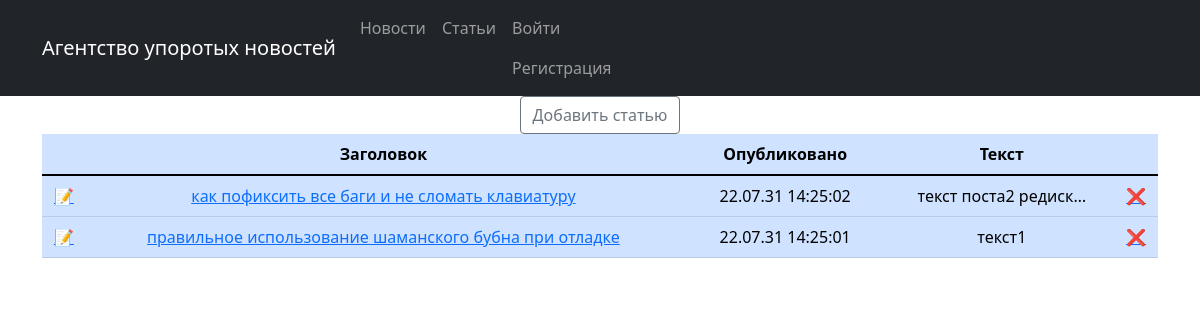
The app's page /articles/, older data.
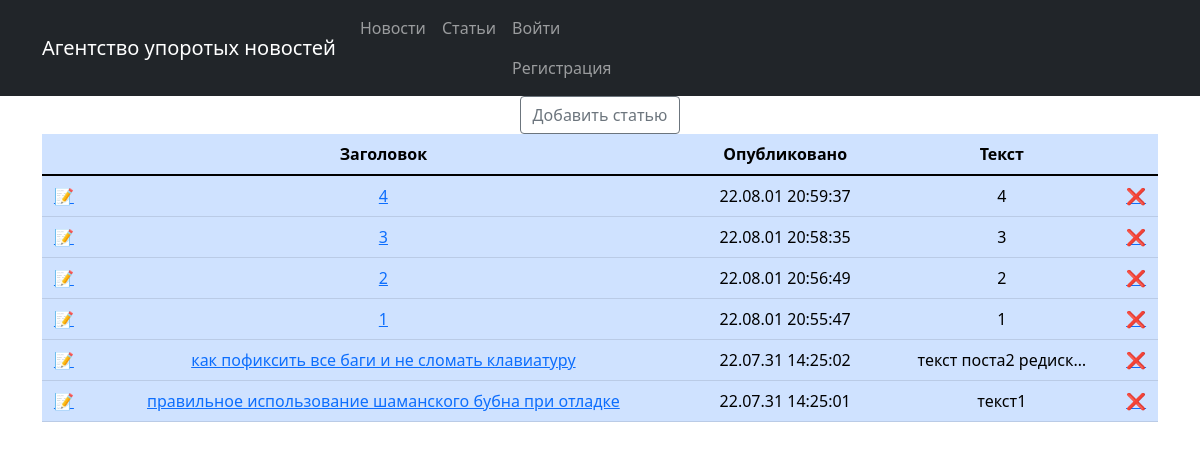
The same page, newer data.
### main/models.py (models this page shows, shortened)
class Post(models.Model):
    author = models.ForeignKey('Author', on_delete=models.CASCADE)
    title = models.CharField(max_length=255, default='')
    text = models.TextField(default='')
    rating = models.IntegerField(default=0)
    pType = models.CharField(max_length=1, choices=postType, default='A')
    cat = models.ManyToManyField(Category, through='PostCategory')
    created = models.DateTimeField(auto_now_add=True)

### main/views.py (the view)
# urls.py: path('articles/', PostList.as_view(), name='articles'),
class PostList(ListView):
    model = Post
    ordering = '-created'
    template_name = 'posts.html'
    context_object_name = 'posts' # переменная в шаблоне

### main/templatetags/custom_filters.py (called while the page is built)
@register.filter()
def censor(text:str):
    ltext = text.lower()
    for word in badWords:
        wlen = len(word)
        while(True):
            index = ltext.find(word)
            if index==-1: break
            ltext = ltext[:index]+('*'*(wlen))+ltext[index+wlen:]
            text = text[:index+1]+('*'*(wlen-1))+text[index+wlen:]
    return text

### templates/posts.html (shortened to what this page needs)
{% extends 'flatpages/default.html' %}
{% load custom_filters %}
{% block content %}
<form action="/articles/create" style="display: inline-block;">
    <input value="Добавить статью" class="btn btn-outline-secondary" type="submit"/>
</form>
<table class="table table-primary">
    <thead>
        <th/>
        <th>Заголовок</th>
        <th>Опубликовано</th>
        <th>Текст</th>
        <th/>
    </thead>
    <tbody>
        {% for article in posts %}
        {% if article.pType == "A" %}
        <tr>
            <td><a href="/articles/{{ article.pk }}/edit">📝</a></td>
            <td><a href="{{ article.pk }}">{{ article.title }}</a></td>
            <td style="padding-left:20px; padding-right:20px">{{ article.created|date:'y.m.d G:i:s' }}</td>
            <td>{{ article.text|truncatechars:20|censor }}</td>
            <td><a href="/articles/{{ article.pk }}/delete">❌</a></td>
        </tr>
        {% endif %}
        {% endfor %}
    </tbody>
</table>
    {% endblock content %}

### templates/flatpages/default.html (shortened to what this page needs)
{% load static %}
<!DOCTYPE html>
<html lang="en">
    <head>
        <link href="{% static 'css/styles.css' %}" rel="stylesheet" />
    </head>
    <body>
        {% include 'flatpages/internal/navbar.html' %}
        <div class="container">
            <div class="row">
                <div class="col-lg-12 text-center">
                    {% block content %}
                    {% endblock content %}
                </div>
            </div>
         </div>
    </body>
</html>

### templates/flatpages/internal/navbar.html (shortened to what this page needs)
<nav class="navbar navbar-expand-lg navbar-dark bg-dark static-top">
    <div class="container">
        <a class="navbar-brand" href="#">Агентство упоротых новостей</a>
        <div class="collapse navbar-collapse" id="navbarResponsive">
            <ul class="navbar-nav ml-auto">
                <li class="nav-item"><a class="nav-link" href="/news">Новости</a></li>
                <li class="nav-item"><a class="nav-link" href="/articles">Статьи</a></li>
                <li class="nav-item">
                    {% if user.username %}
                    <a class="nav-link" href="{% url 'profile' %}">Профиль ({{ user.username }})</a>
                    {% else %}
                    <a class="nav-link" href="/accounts/login">Войти</a>
                    <a class="nav-link" href="/accounts/reg">Регистрация</a>
                    {% endif %}
                </li>
            </ul>
        </div>
    </div>
</nav>

Row changes from the older to the newer data that the page shows:
added Post: title "4", created "22.08.01 20:59:37", text|censor "4"
added Post: title "3", created "22.08.01 20:58:35", text|censor "3"
added Post: title "2", created "22.08.01 20:56:49", text|censor "2"
added Post: title "1", created "22.08.01 20:55:47", text|censor "1"
